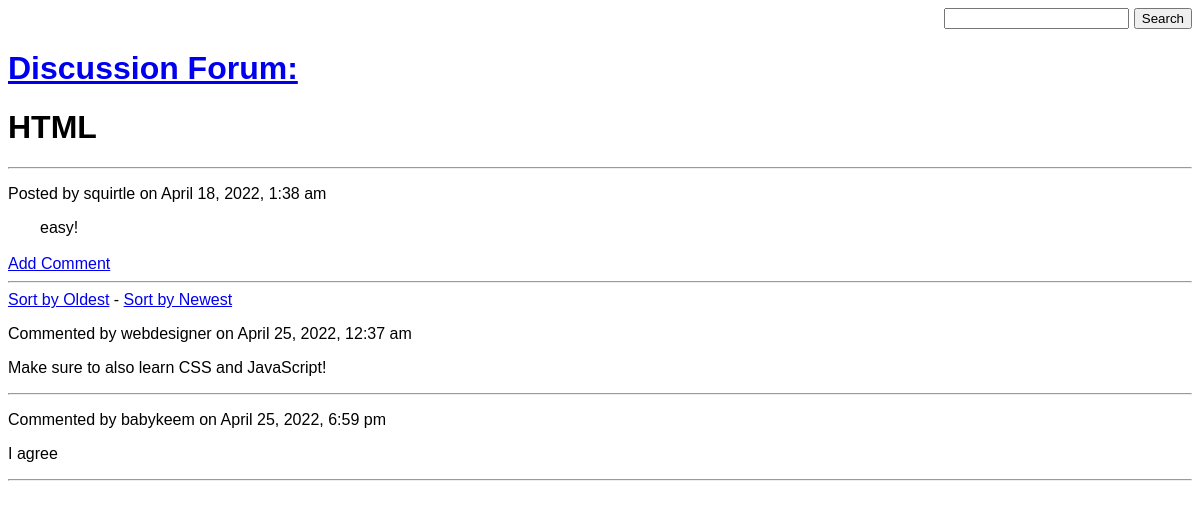
Screenshot of /view.php?id=2 with the database file from the repository.
### tables this page shows
CREATE TABLE posts (id INTEGER PRIMARY KEY AUTOINCREMENT, title TEXT, body TEXT, name TEXT, time INTEGER);

CREATE TABLE comments(id INTEGER PRIMARY KEY AUTOINCREMENT, post_id INTEGER, body TEXT, name TEXT, time INTEGER);

### view.php (the view, shortened to what this page needs)
<!DOCTYPE html>
<html>
<head>
</head>
<body>
	<form method="post" action="search.php" id="search" style="text-align:right;">
		<input type="text" name="usersearch">
		<input type="submit" value="Search">
	</form>
<a href="index.php"><h1>Discussion Forum:</h1></a>
<?php
	include('config.php');
	$id = $_GET['id'];
	$sql = "SELECT * FROM posts WHERE id = $id";
	$fullpost = $db->query($sql);
	while($row=$fullpost->fetchArray()){
		?>
		<h1><?php print $row['title']; ?></h1>
		<hr>
		<p><?php
			$pretty_time = date("F j, Y, g:i a", $row['time']);
			print "Posted by " . $row['name'] . " on " . $pretty_time;
		?></p>
		<?php
			print "&emsp;&emsp;". $row['body'];
		?>
		<br>
		<br>
		<a href="#@" id="addComm">Add Comment</a><br>
		<hr>
		<?php
			print "<a href='view.php?id={$id}&sorted=old'>Sort by Oldest</a> - <a href='view.php?id={$id}&sorted=new'>Sort by Newest</a>";
		?>
		<?php
	}
			include('config.php');
			$sql = "SELECT * FROM comments WHERE post_id = $id";
			$result = $db->query($sql);
			if($_GET['sorted']==false){
				while($row = $result->fetchArray()) {
					?>
					<div>
						<p>Commented by <?php
							$pretty_time = date("F j, Y, g:i a", $row['time']);
							print $row['name'] . " on " . $pretty_time;
						?></p>
						<p><?php print $row['body']; ?></p>
					</div>
					<hr>
					<?php
				}
			}
					?>
</body>
</html>

### view.php (style rules this page uses)
body { font-family: Helvetica, sans-serif; }

### rows the page displays
posts: title "HTML", name "squirtle", time "April 18, 2022, 1:38 am", body "easy!"
comments: name "webdesigner", time "April 25, 2022, 12:37 am", body "Make sure to also learn CSS and JavaScript!"
comments: name "babykeem", time "April 25, 2022, 6:59 pm", body "I agree"
